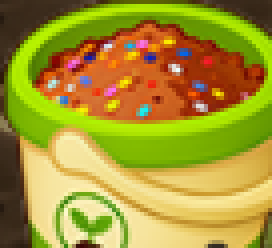
#> input picture templates/bth_feiliao2.png, 68 x 62 px (shown 4 times larger); its folder holds 4 pictures in this run
$ python test_empty_land_detection.py
#> lines starting #> are read from the running program, lines starting #| are printed output that depends on the picture; after the words box and inside, x2 and y2 are one past the last pixel; in counts of white or black regions, pixels touching at a corner belong together
### core/cv_detector.py
"""OpenCV 视觉检测引擎 - 模板匹配识别游戏UI元素"""
import json
import os
import cv2
import numpy as np
from dataclasses import dataclass, field
from loguru import logger
from PIL import Image, ImageSequence


SUPPORTED_TEMPLATE_EXTENSIONS = ('.png', '.jpg', '.jpeg', '.gif')
MAX_GIF_TEMPLATE_FRAMES = 16


@dataclass
class DetectResult:
    """单个检测结果"""
    name: str           # 模板名称，如 "btn_harvest", "icon_weed"
    category: str       # 类别，如 "button", "status_icon", "crop"
    x: int              # 匹配中心x（相对于截图）
    y: int              # 匹配中心y
    w: int              # 匹配区域宽
    h: int              # 匹配区域高
    confidence: float   # 匹配置信度 0~1
    extra: dict = field(default_factory=dict)

    @property
    def center(self) -> tuple[int, int]:
        return self.x, self.y

    # [5 lines left out: function bbox, not called in this run]


# 模板类别定义
TEMPLATE_CATEGORIES = {
    "btn": "button",
    "bth": "button",  # 施肥按钮等特殊按钮
    "icon": "status_icon",
    "crop": "crop",
    "ui": "ui_element",
    "land": "land",
    "seed": "seed",
    "shop": "shop",
    "friend": "ui_element",  # 好友列表页标识
    "ws": "warehouse_seed",  # 仓库种子（用于仓库界面检测）
}


class CVDetector:
    """基于OpenCV模板匹配的游戏UI检测器"""

    # 类别默认阈值
    CATEGORY_DEFAULTS: dict[str, float] = {
        "button": 0.8,
        "status_icon": 0.8,
        "crop": 0.8,
        "ui_element": 0.8,
        "land": 0.7,
        "seed": 0.8,
        "shop": 0.8,
        "warehouse_seed": 0.8,  # 新增：仓库种子
        "unknown": 0.8,
    }
    # 内置默认值（用于"恢复默认"）
    _BUILTIN_CATEGORY_DEFAULTS: dict[str, float] = {
        "button": 0.8,
        "status_icon": 0.8,
        "crop": 0.8,
        "ui_element": 0.8,
        "land": 0.7,
        "seed": 0.8,
        "shop": 0.8,
        "warehouse_seed": 0.8,  # 新增：仓库种子
        "unknown": 0.8,
    }

    def __init__(self, templates_dir: str = "templates"):
        self._templates_dir = templates_dir
        self._templates: dict[str, list[dict]] = {}  # category -> [{name, image, mask}]
        self._templates_by_name: dict[str, list[dict]] = {}  # name -> template variants（快速查找）
        self._loaded = False
        self._disabled_names: set[str] = set()
        self._disabled_file = os.path.join(templates_dir, "disabled.json")
        self._thresholds: dict[str, float] = {}
        self._thresholds_file = os.path.join(templates_dir, "thresholds.json")
        self._category_overrides: dict[str, float] = {}  # 用户自定义的类别阈值
        self._load_disabled()
        self._load_thresholds()

    def _load_disabled(self):
        """从 disabled.json 加载已禁用的模板列表"""
        if os.path.exists(self._disabled_file):
            try:
                with open(self._disabled_file, "r", encoding="utf-8") as f:
#> (reads templates/disabled.json from the repository)
                    data = json.load(f)
                self._disabled_names = set(data.get("disabled", []))
            except Exception as e:
                logger.warning(f"读取禁用模板配置失败: {e}")
                self._disabled_names = set()

    # [8 lines left out: function _save_disabled, not called in this run]

    def is_template_disabled(self, name: str) -> bool:
        return name in self._disabled_names

    # [7 lines left out: function set_template_enabled, not called in this run]

    def get_disabled_templates(self) -> set[str]:
        return set(self._disabled_names)

    # ── 单模板阈值 ─────────────────────────────────────────

    def _load_thresholds(self):
        """从 thresholds.json 加载单模板阈值和类别阈值覆盖"""
        if os.path.exists(self._thresholds_file):
            try:
                with open(self._thresholds_file, "r", encoding="utf-8-sig") as f:
#> (reads templates/thresholds.json from the repository)
                    data = json.load(f)
                self._thresholds = {k: float(v) for k, v in data.get("thresholds", {}).items()}
                self._category_overrides = {k: float(v) for k, v in data.get("category_overrides", {}).items()}
            except Exception as e:
                logger.warning(f"读取模板阈值配置失败: {e}")
                self._thresholds = {}
                self._category_overrides = {}

    # [27 lines left out: functions _save_thresholds, get_template_threshold, set_template_threshold, not called in this run]

    def get_all_thresholds(self) -> dict[str, float]:
        return dict(self._thresholds)

    # [34 lines left out: functions reset_template_threshold, get_category_defaults, set_category_default, reset_category_defaults, get_all_template_names, not called in this run]

    def load_templates(self):
        """加载所有模板图片"""
        self._templates = {}
        self._templates_by_name = {}
        if not os.path.exists(self._templates_dir):
            os.makedirs(self._templates_dir, exist_ok=True)
            logger.warning(f"模板目录 {self._templates_dir} 为空，请先采集模板")
            return

        count = 0
        logical_count = 0
        skipped = 0
        for filename in os.listdir(self._templates_dir):
            if not filename.lower().endswith(SUPPORTED_TEMPLATE_EXTENSIONS):
                continue

            name = os.path.splitext(filename)[0]

            # 跳过被禁用的模板
            if name in self._disabled_names:
                skipped += 1
                continue

            filepath = os.path.join(self._templates_dir, filename)
            templates = self._load_template_variants(filepath)
#> in _load_template_variants, template is the input picture: shape (62, 68, 3); mean B, G, R 49.1, 150.3, 166.6
#> templates = 1 item
            if not templates:
                logger.warning(f"无法读取模板: {filename}")
                continue
            logical_count += 1

            # 从文件名前缀判断类别: btn_harvest.png -> button
            prefix = name.split("_")[0]
            category = TEMPLATE_CATEGORIES.get(prefix, "unknown")

            if category not in self._templates:
                self._templates[category] = []

            for frame_index, template in enumerate(templates):
                # 处理带 alpha 通道的模板（用于 mask 匹配）
                mask = None
                if template.ndim == 3 and template.shape[2] == 4:
                    alpha = template[:, :, 3]
                    if not np.all(alpha == 255):
                        mask = alpha
                    template = template[:, :, :3]

                # 处理灰度图：预处理并缓存
                if template.ndim == 2:
                    template = cv2.cvtColor(template, cv2.COLOR_GRAY2BGR)
                gray = cv2.cvtColor(template, cv2.COLOR_BGR2GRAY)

                tpl_data = {
                    "name": name,
                    "image": template,
                    "gray": gray,
                    "mask": mask,
                    "category": category,
                    "frame_index": frame_index,
                }
                self._templates[category].append(tpl_data)
                self._templates_by_name.setdefault(name, []).append(tpl_data)
                count += 1
#> this loop made 1 pass
#> (frame_index, count) on pass 1: (0, 1)
#> pass 1, in load_templates, `gray = cv2.cvtColor(template, cv2.COLOR_BGR2GRAY)`:
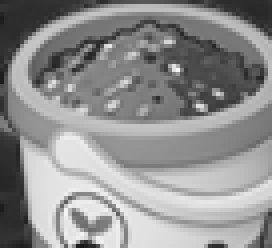
#> gray: shape (62, 68) (shown 4 times larger); min 21, max 249, mean 143.6
#> after the loop, count = 1; self._templates_by_name = 1 item
#> pass 2 of the loop in load_templates, `for filename in os.listdir(self._templates_dir):`:
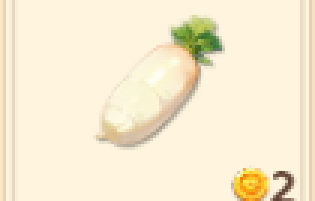
#> input picture templates/btn_123111.png, 105 x 67 px (shown 3 times larger)
#> in _load_template_variants, template is the input picture: shape (67, 105, 4); mean B, G, R, A 210.5, 236.7, 247.6, 176.6
#> the loop in load_templates, `for frame_index, template in enumerate(templates):` made 1 pass
#> (frame_index, count) on pass 1: (0, 2)
#> pass 1, in load_templates, `alpha = template[:, :, 3]`:
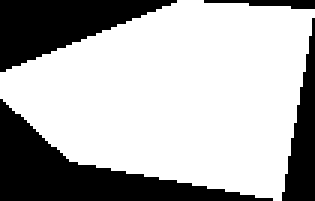
#> alpha: shape (67, 105) (shown 3 times larger); 69.2% white; 4 black regions, box (x1, y1, x2, y2) and area: (0, 33, 91, 67) 1013, (0, 0, 59, 24) 732, (94, 6, 105, 67) 352, (68, 0, 105, 3) 67
#> pass 1, in load_templates, `gray = cv2.cvtColor(template, cv2.COLOR_BGR2GRAY)`:
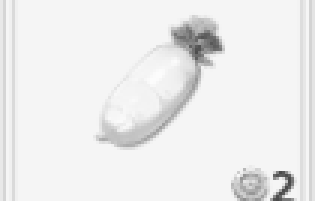
#> gray: shape (67, 105) (shown 3 times larger); min 74, max 252, mean 236.6
#> after the loop in load_templates, `for frame_index, template in enumerate(templates):`: count = 2; self._templates_by_name = 2 items
#> pass 3 of the loop in load_templates, `for filename in os.listdir(self._templates_dir):`:
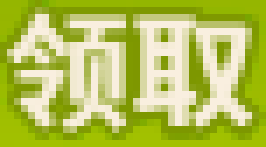
#> input picture templates/btn_claim_task.png, 38 x 21 px (shown 7 times larger)
#> in _load_template_variants, template is the input picture: shape (21, 38, 4); mean B, G, R, A 89.5, 194.8, 181.4, 255
#> the loop in load_templates, `for frame_index, template in enumerate(templates):` made 1 pass
#> (frame_index, count) on pass 1: (0, 3)
#> pass 1, in load_templates, `gray = cv2.cvtColor(template, cv2.COLOR_BGR2GRAY)`:
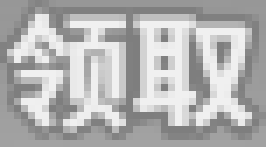
#> gray: shape (21, 38) (shown 7 times larger); min 126, max 240, mean 178.7
#> after the loop in load_templates, `for frame_index, template in enumerate(templates):`: count = 3; self._templates_by_name = 3 items
#> the loop made 6 passes; the first 3 are shown

        self._loaded = True
#> self._loaded = True
        msg = f"已加载 {logical_count} 个模板"
        if count != logical_count:
            msg += f"（{count} 个匹配变体）"
        msg += f"，分 {len(self._templates)} 个类别"
        if skipped:
            msg += f"（跳过 {skipped} 个已禁用）"
        logger.info(msg)

    def _load_template_variants(self, filepath: str) -> list[np.ndarray]:
        """读取模板文件；GIF 会拆分为去重后的少量帧。"""
        ext = os.path.splitext(filepath)[1].lower()
        if ext == '.gif':
            return self._load_gif_template_variants(filepath)

        # cv2.imread 不支持中文路径，用 numpy 中转
        template = cv2.imdecode(
            np.fromfile(filepath, dtype=np.uint8), cv2.IMREAD_UNCHANGED
        )
        return [template] if template is not None else []

    # [604 lines left out: functions _load_gif_template_variants, detect_all, detect_category, detect_single_template, detect_quick, detect_targeted and 9 more, not called in this run]

### test_empty_land_detection.py
#!/usr/bin/env python3
"""测试空地检测功能"""
import cv2
import numpy as np
from PIL import Image
from core.cv_detector import CVDetector


def test_empty_land_detection():
    """测试空地检测"""
    # 初始化检测器
    detector = CVDetector(templates_dir="templates")
    detector.load_templates()

    # 从屏幕截图中检测（这里使用示例截图，实际运行时会自动截图）
    print("开始检测空地...")

    # [11 lines of commented-out code are left out]

    print("测试完成：请启动主程序查看日志输出")
    print("修改内容：")
    print("1. plant_all方法：只选择真正的空地（land_empty或land_empty2），并按置信度排序")
    print("2. _retry_plant_after_buy方法：只选择真正的空地，并按置信度排序")
    print("3. 添加了详细的日志输出，显示找到的空地数量和置信度")


if __name__ == "__main__":
    test_empty_land_detection()
